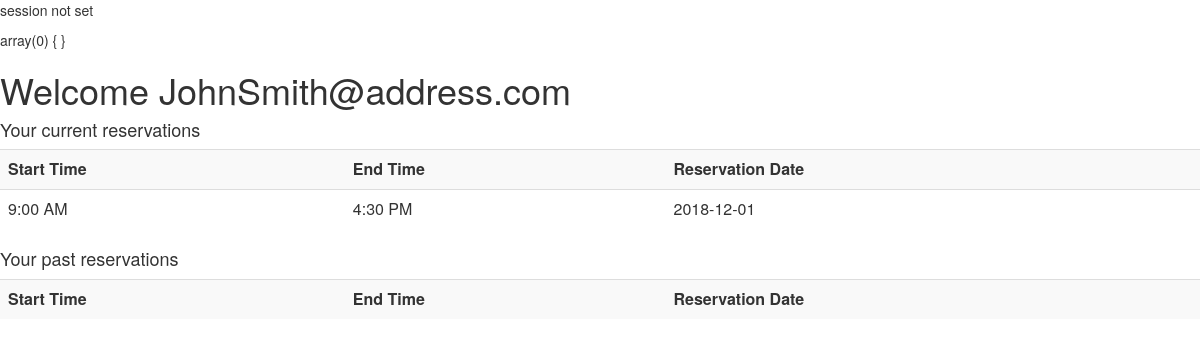
The app's page /user.php, older data.
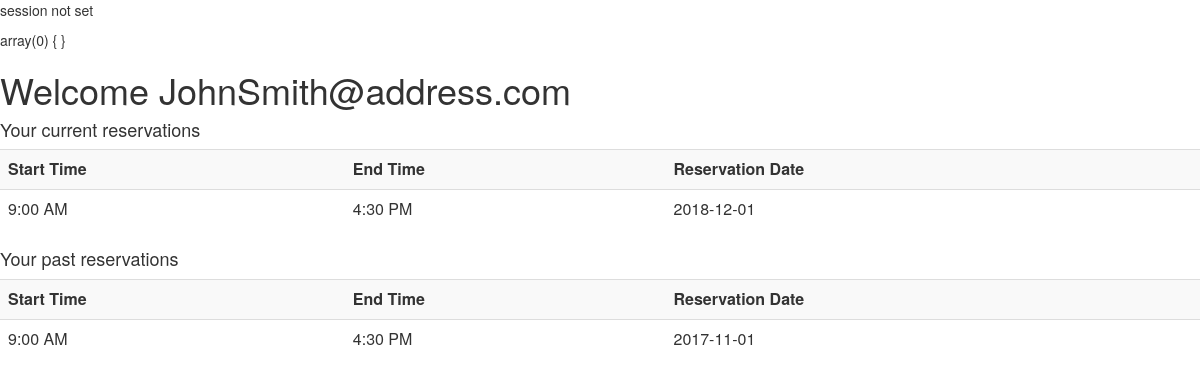
The same page, newer data.
### tables this page shows
CREATE TABLE IF NOT EXISTS `reservation` (
    `ResID` int NOT NULL AUTO_INCREMENT PRIMARY KEY,
    `RoomID` int NOT NULL,
    `UserID` int NOT NULL,
    `StartTime` tinyint NOT NULL,
    `EndTime` tinyint NOT NULL,
    `ResDate` date NOT NULL,
    FOREIGN KEY (RoomID) REFERENCES room(RoomID),
    FOREIGN KEY (UserID) REFERENCES user(UserID)
);

### user.php (the view, shortened to what this page needs)
<html lang="en">
<head>
  <link rel="stylesheet" href="https://maxcdn.bootstrapcdn.com/bootstrap/3.3.7/css/bootstrap.min.css">
</head>
<body>
<?
$semail = $_SESSION['Email'];
$suserid = $_SESSION['UserID'];
if(!isset($_SESSION['username'])) {
    echo "<p>session not set</p>";
    var_dump($_SESSION);
    $semail = 'JohnSmith@address.com';
    $suserid = 1;
}
echo "<h1>Welcome $semail</h1>";
$dbuser = 'root';
$dbpass = 'root';
$db = 'test';
$host = 'localhost';
$port = 3306;
$conn = mysqli_connect(
   $host,
   $dbuser,
   $dbpass,
   $db,
   $port
);
$timeArr = array("9:00 AM", "9:30 AM", "10:00 AM", "10:30 AM", "11:00 AM", "11:30 AM", "12:00 PM",
    "12:30 PM", "1:00 PM", "1:30 PM", "2:00 PM", "2:30 PM", "3:00 PM", "3:30 PM", "4:00 PM", "4:30 PM", "5:00 PM");
$sql = "SELECT StartTime, EndTime, ResDate FROM user, reservation WHERE user.UserID=reservation.UserID AND user.UserID='$suserid' AND reservation.ResDate>=CURDATE();";
$result = mysqli_query($conn, $sql);
echo "<h4>Your current reservations</h4>";
echo "<table class='table table-striped'><tr><th>Start Time</th><th>End Time</th><th>Reservation Date</th></tr>";
while($row = mysqli_fetch_array($result)){
	echo "<tr><td>". $timeArr[$row["StartTime"]] ."</td><td>". $timeArr[$row["EndTime"]]."</td><td>". $row["ResDate"]."</td></tr>";
}
echo "</table>";
$sql = "SELECT StartTime, EndTime, ResDate FROM user, reservation WHERE user.UserID=reservation.UserID AND user.UserID='$suserid' AND reservation.ResDate<CURDATE();";
$result = mysqli_query($conn, $sql);
echo "<h4>Your past reservations</h4>";
echo "<table class='table table-striped'><tr><th>Start Time</th><th>End Time</th><th>Reservation Date</th></tr>";
while($row = mysqli_fetch_array($result)){
	echo "<tr><td>". $timeArr[$row["StartTime"]] ."</td><td>". $timeArr[$row["EndTime"]]."</td><td>". $row["ResDate"]."</td></tr>";
}
echo "</table>";
?>
</body>
</html>

Row changes from the older to the newer data that the page shows:
added reservation: StartTime "9:00 AM", EndTime "4:30 PM", ResDate "2017-11-01", shown under "Your past reservations"
